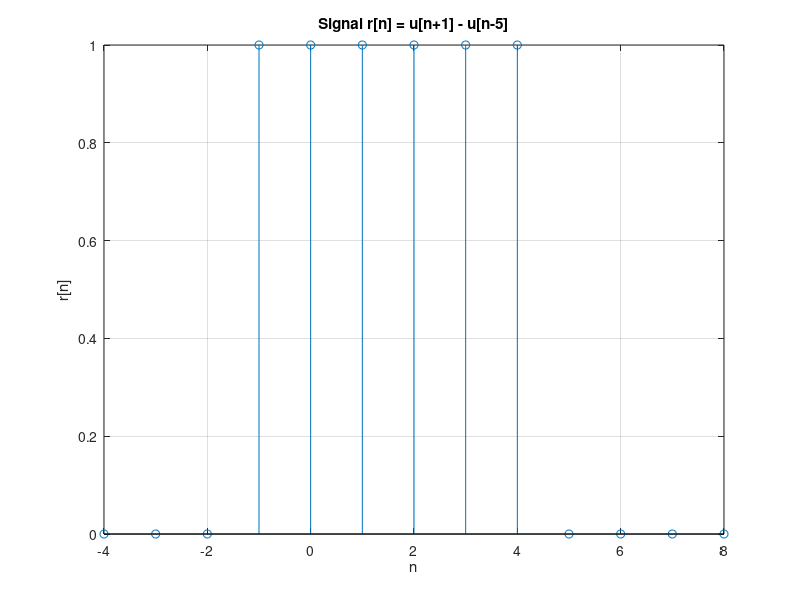
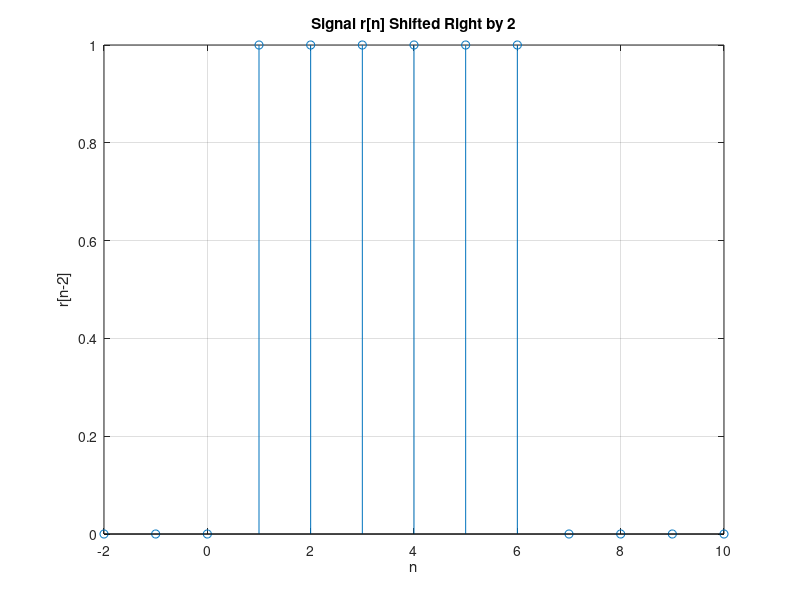
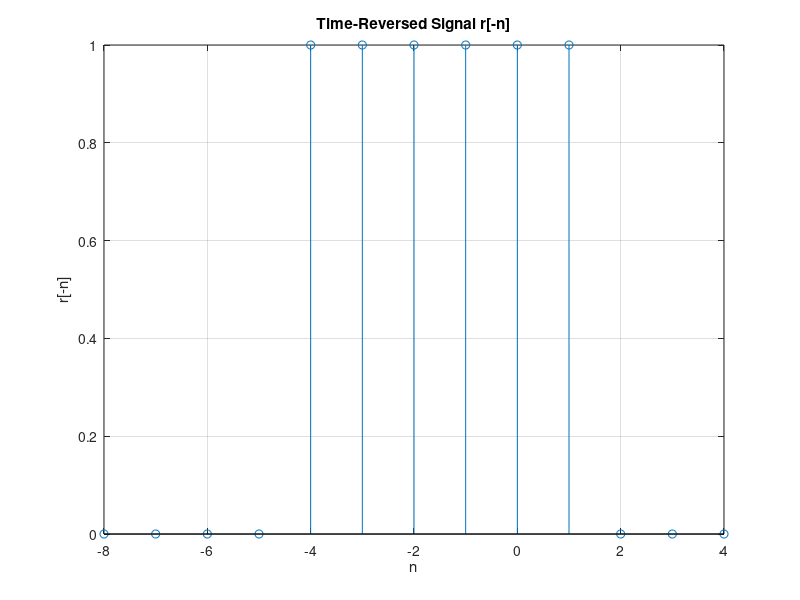
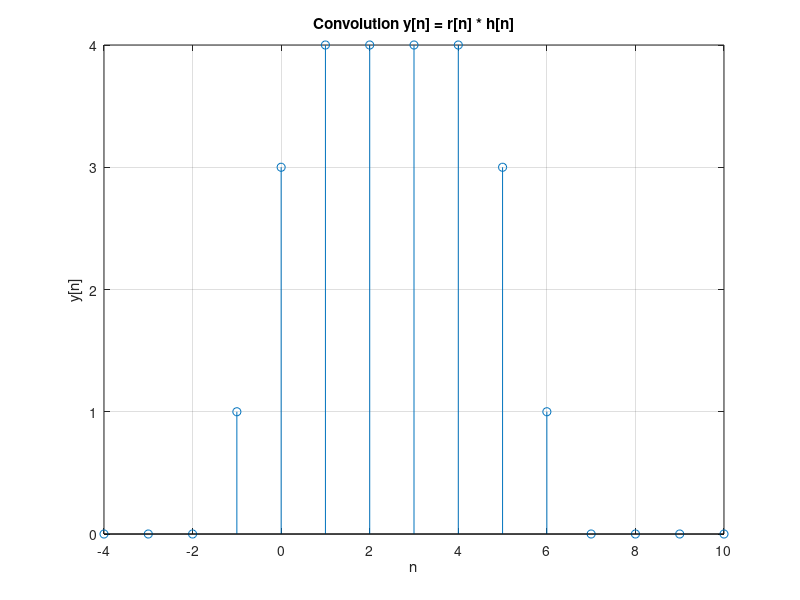

MATLAB code to generate these figures, in order:
clear
clc
close all

n=-4:8;
u_left = double(n >= -1);
u_right = double(n >= 5);
r = u_left - u_right;
n_shift = n + 2;
n_flip = -fliplr(n);
r_flip = fliplr(r);
h=[1 2 1];
nh = 0:2;
y=conv(r,h);
ny = (n(1) + nh(1)):(n(end) + nh(end));

figure
stem(n,r)
grid on
xlabel('n')
ylabel('r[n]')
title('Signal r[n] = u[n+1] - u[n-5]')

figure
stem(n_shift,r)
grid on
xlabel('n')
ylabel('r[n-2]')
title('Signal r[n] Shifted Right by 2')

figure 
stem(n_flip,r_flip)
grid on
xlabel('n')
ylabel('r[-n]')
title('Time-Reversed Signal r[-n]')

figure
stem(ny, y)
grid on
xlabel('n')
ylabel('y[n]')
title('Convolution y[n] = r[n] * h[n]')
